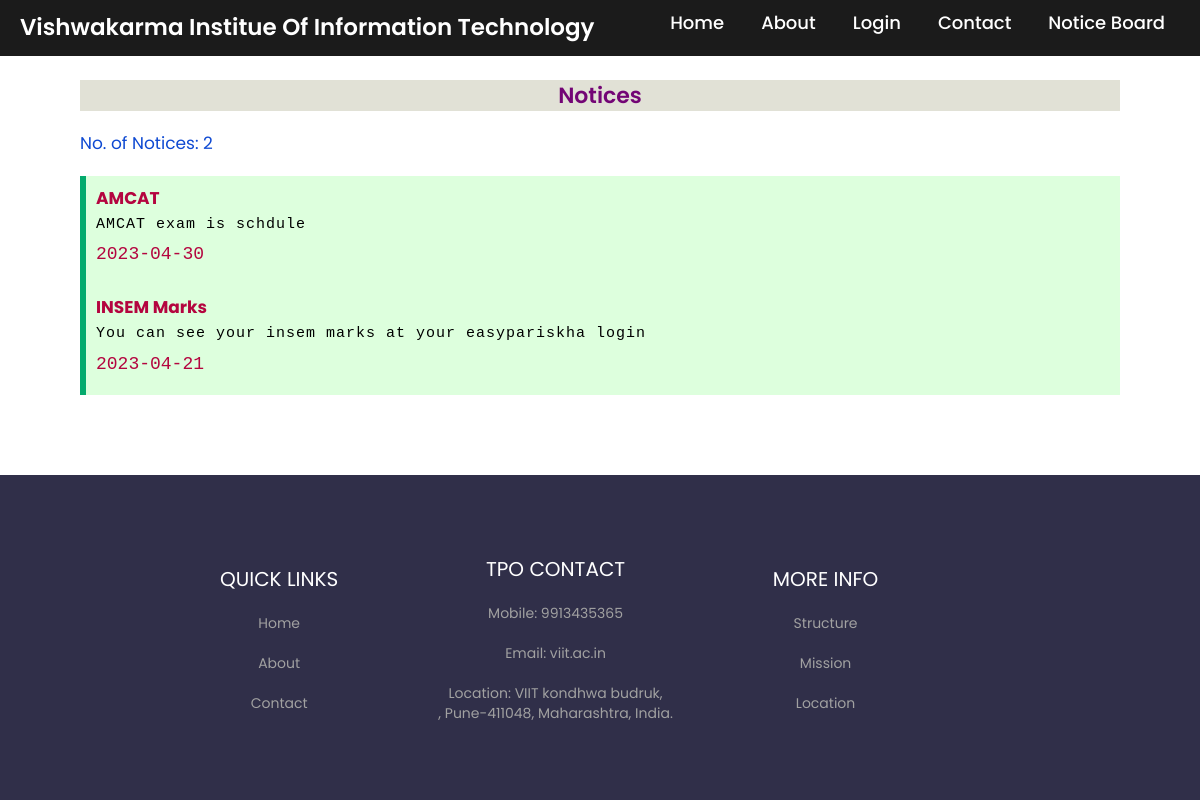
Page /notice_main on the committed database.
### tables this page shows
CREATE TABLE notice (notice_id INTEGER PRIMARY KEY AUTOINCREMENT, notice_title TEXT UNIQUE NOT NULL,
notice_name TEXT UNIQUE NOT NULL,notice_date DATE NOT NULL);

### app.py (the view)
@app.route("/notice_main")
def notice_main():
	title = "Notices"
	con = sqlite3.connect("notice.db")
	con.row_factory = sqlite3.Row
	cur = con.cursor()
	cur.execute("select * from notice")
	notices = cur.fetchall()
	totalnotices=len(notices)
	return render_template("notice_main.html", title=title,notices=notices,totalnotices=totalnotices)

### templates/notice_main.html
{% extends 'base.html' %}
{% block content %}
<div class="containercontact">
    <center class="noticetxt">Notices</center><br>
    <div class="count2">No. of Notices: {{totalnotices}}</div>
    <br>
    {% for notice in notices %}
    <marquee direction="up" scrolldelay="110">
        <div class="success">
            <p>
                <strong>{{notice["notice_title"]}}</strong><br>
                <small class="name">{{notice["notice_name"]}}</small>
            <h4>{{notice["notice_date"]}}</h4>
            </p>
        </div>
    </marquee>
    {% endfor %}
</div>
{% endblock %}

### templates/base.html (shortened to what this page needs)
<!DOCTYPE html>
<html lang="en" dir="ltr">
<head>
    <link rel="stylesheet" href="static/css/style.css">
    <link rel="stylesheet" href="https://maxcdn.bootstrapcdn.com/bootstrap/3.4.1/css/bootstrap.min.css">
    <link rel="stylesheet" href="https://cdnjs.cloudflare.com/ajax/libs/normalize/5.0.0/normalize.min.css">
    <link rel='stylesheet' href='https://cdnjs.cloudflare.com/ajax/libs/font-awesome/4.2.0/css/font-awesome.min.css'>
    <link rel="stylesheet" href="https://cdnjs.cloudflare.com/ajax/libs/font-awesome/5.15.3/css/all.min.css">
    <link rel="stylesheet" href="https://use.fontawesome.com/releases/v5.15.4/css/all.css"
 />
</head>
<body>
    <nav>
        <div class="menu">
            <div class="logo">
                <a href="#">Vishwakarma Institue Of Information Technology</a>
            </div>
            <ul>
                <li><a href="/">Home</a></li>
                <li><a href="/about">About</a></li>
                <li><a href="/login">Login</a></li>
                <li><a href="/contact">Contact</a></li>
                <li><a href="/notice_main">Notice Board</a></li>
            </ul>
        </div>
    </nav>
    {% block content %}
    {% endblock %}
    <footer class="footer">
        <center>
            <div class="bottom-links">
                <div class="links">
                    <span>Quick Links</span>
                    <a href="#">Home</a>
                    <a href="#">About</a>
                    <a href="#">Contact</a>
                </div>
                <div class="links">
                    <span>TPO Contact</span>
                    <a href="#">Mobile: 9913435365</a>
                    <a href="#">Email: viit.ac.in</a>
                    <a href="#">Location: VIIT kondhwa budruk, <br>,
                        Pune-411048, Maharashtra, India.</a>
                </div>
                <div class="links">
                    <span>More Info</span>
                    <a href="#">Structure</a>
                    <a href="#">Mission</a>
                    <a href="#">Location</a>
                </div>
            </div>
        </center>
    </footer>
</body>
</html>

### static/css/style.css (style rules this page uses)
* { margin: 0; padding: 0; box-sizing: border-box; font-family: 'Poppins', sans-serif; }
nav { position: fixed; background: #1b1b1b; width: 100%; padding: 10px 0; z-index: 12; }
nav .menu { max-width: 1250px; height: auto; margin: auto; display: flex; align-items: center; justify-content: space-between; padding: 0 20px; }
.menu .logo a { text-decoration: none; color: #fff; font-size: 23px; font-weight: 600; }
.menu ul { display: inline-flex; }
.menu ul li { list-style: none; margin-left: 7px; }
.menu ul li:first-child { margin-left: 0px; }
.menu ul li a { text-decoration: none; color: #fff; font-size: 18px; font-weight: 500; padding: 8px 15px; border-radius: 5px; transition: all 0.3s ease; }
.footer { display: flex; justify-content: space-between; align-items: center; background-color: #302f49; padding: 30px 80px; padding-left: 180px; }
.bottom-links { display: flex; justify-content: space-around; align-items: center; padding: 40px 0; }
.bottom-links .links { display: flex; flex-direction: column; justify-content: center; align-items: center; padding: 0 40px; }
.bottom-links .links span { font-size: 20px; color: #fff; text-transform: uppercase; margin: 10px 0; }
.bottom-links .links a { text-decoration: none; color: #a1a1a1; padding: 10px 20px; }
.containercontact { padding: 80px; }
.noticetxt { color: #730575; font-weight: 600; background-color: rgb(225, 225, 214); font-size: 22px; }
.count2 { color: rgb(14, 73, 210); font-size: 17px; }
.success { padding: 10px; width: auto; font-size: 17px; font-family: 'Courier New', Courier, monospace; background-color: #ddffdd; border-left: 6px solid #04AA6D; color: rgb(180, 5, 63); }
.name { font-size: 15px; color: black; font-family: 'Courier New', Courier, monospace; letter-spacing: 1px; }
a { text-decoration: none; }

### rows in the picture
notice: notice_title "AMCAT", notice_name "AMCAT exam is schdule", notice_date "2023-04-30"
notice: notice_title "INSEM Marks", notice_name "You can see your insem marks at your easypariskha login", notice_date "2023-04-21"

### other values in the picture
{{ totalnotices }} "2"
